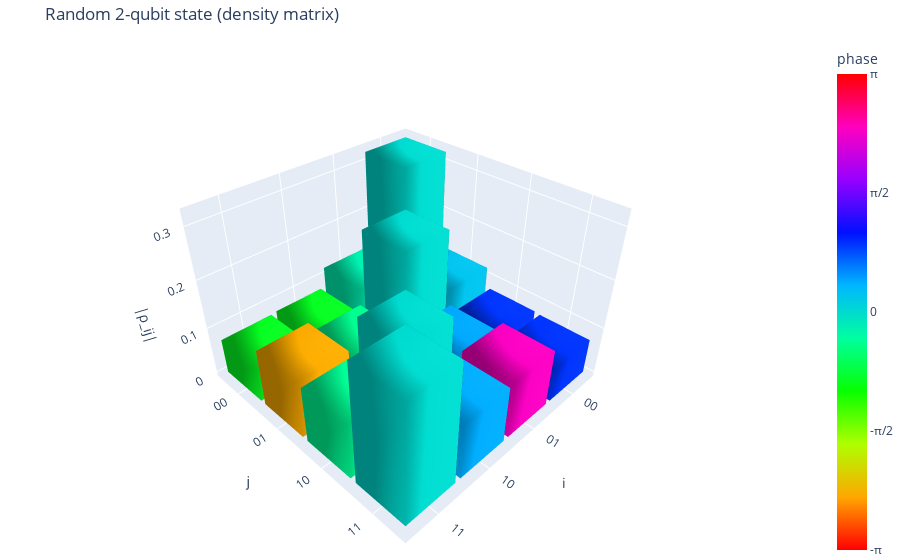

Notebook cell for this chart:
### Markdown cell above
### Visualization helpers
Use the histogram helper below to inspect reconstructed density matrices. Include screenshots or exported HTML for a few representative states in your report.

### Code cell
# Demonstration: random 2-qubit density matrix
dim = 4
A = np.random.randn(dim, dim) + 1j * np.random.randn(dim, dim)
rho = A @ A.conj().T
rho = rho / np.trace(rho)  # normalize

labels = ["00", "01", "10", "11"]
plot_density_matrix_histogram(rho, basis_labels=labels, title="Random 2-qubit state (density matrix)")

### Figure 1 — Plotly figure (JSON) as saved in the notebook; plotly's stock layout.template omitted (floating-point values rounded to 4 significant figures)
{"data": [{"cmax": 3.142, "cmin": -3.142, "colorbar": {"ticktext": ["-π", "-π/2", "0", "π/2", "π"], "tickvals": [-3.142, -1.571, 0, 1.571, 3.142], "title": {"text": "phase "}}, "colorscale": [[0, "#ff0000"], [0.1111, "#ffa700"], [0.2222, "#afff00"], [0.3333, "#08ff00"], [0.4444, "#00ff9f"], [0.5556, "#00b7ff"], [0.6667, "#0010ff"], [0.7778, "#9700ff"], [0.8889, "#ff00bf"], [1, "#ff0000"]], "flatshading": false, "hovertemplate": "i=0, j=0<br>|ρ_ij|=0.321<br>arg(ρ_ij)=0<extra></extra>", "i": [0, 0, 4, 4, 0, 0, 1, 1, 2, 2, 3, 3], "intensity": [0, 0, 0, 0, 0, 0, 0, 0], "j": [1, 2, 5, 6, 1, 5, 2, 6, 3, 7, 0, 4], "k": [2, 3, 6, 7, 5, 4, 6, 5, 7, 6, 4, 7], "lighting": {"ambient": 0.6, "diffuse": 0.7}, "opacity": 1, "showscale": true, "type": "mesh3d", "x": [-0.45, 0.45, 0.45, -0.45, -0.45, 0.45, 0.45, -0.45], "y": [-0.45, -0.45, 0.45, 0.45, -0.45, -0.45, 0.45, 0.45], "z": [0, 0, 0, 0, 0.321, 0.321, 0.321, 0.321]}, {"cmax": 3.142, "cmin": -3.142, "colorscale": [[0, "#ff0000"], [0.1111, "#ffa700"], [0.2222, "#afff00"], [0.3333, "#08ff00"], [0.4444, "#00ff9f"], [0.5556, "#00b7ff"], [0.6667, "#0010ff"], [0.7778, "#9700ff"], [0.8889, "#ff00bf"], [1, "#ff0000"]], "flatshading": false, "hovertemplate": "i=0, j=1<br>|ρ_ij|=0.119<br>arg(ρ_ij)=1/14π<extra></extra>", "i": [0, 0, 4, 4, 0, 0, 1, 1, 2, 2, 3, 3], "intensity": [0.2277, 0.2277, 0.2277, 0.2277, 0.2277, 0.2277, 0.2277, 0.2277], "j": [1, 2, 5, 6, 1, 5, 2, 6, 3, 7, 0, 4], "k": [2, 3, 6, 7, 5, 4, 6, 5, 7, 6, 4, 7], "lighting": {"ambient": 0.6, "diffuse": 0.7}, "opacity": 1, "showscale": false, "type": "mesh3d", "x": [-0.45, 0.45, 0.45, -0.45, -0.45, 0.45, 0.45, -0.45], "y": [0.55, 0.55, 1.45, 1.45, 0.55, 0.55, 1.45, 1.45], "z": [0, 0, 0, 0, 0.119, 0.119, 0.119, 0.119]}, {"cmax": 3.142, "cmin": -3.142, "colorscale": [[0, "#ff0000"], [0.1111, "#ffa700"], [0.2222, "#afff00"], [0.3333, "#08ff00"], [0.4444, "#00ff9f"], [0.5556, "#00b7ff"], [0.6667, "#0010ff"], [0.7778, "#9700ff"], [0.8889, "#ff00bf"], [1, "#ff0000"]], "flatshading": false, "hovertemplate": "i=0, j=2<br>|ρ_ij|=0.076<br>arg(ρ_ij)=2/7π<extra></extra>", "i": [0, 0, 4, 4, 0, 0, 1, 1, 2, 2, 3, 3], "intensity": [0.8937, 0.8937, 0.8937, 0.8937, 0.8937, 0.8937, 0.8937, 0.8937], "j": [1, 2, 5, 6, 1, 5, 2, 6, 3, 7, 0, 4], "k": [2, 3, 6, 7, 5, 4, 6, 5, 7, 6, 4, 7], "lighting": {"ambient": 0.6, "diffuse": 0.7}, "opacity": 1, "showscale": false, "type": "mesh3d", "x": [-0.45, 0.45, 0.45, -0.45, -0.45, 0.45, 0.45, -0.45], "y": [1.55, 1.55, 2.45, 2.45, 1.55, 1.55, 2.45, 2.45], "z": [0, 0, 0, 0, 0.07585, 0.07585, 0.07585, 0.07585]}, {"cmax": 3.142, "cmin": -3.142, "colorscale": [[0, "#ff0000"], [0.1111, "#ffa700"], [0.2222, "#afff00"], [0.3333, "#08ff00"], [0.4444, "#00ff9f"], [0.5556, "#00b7ff"], [0.6667, "#0010ff"], [0.7778, "#9700ff"], [0.8889, "#ff00bf"], [1, "#ff0000"]], "flatshading": false, "hovertemplate": "i=0, j=3<br>|ρ_ij|=0.074<br>arg(ρ_ij)=2/7π<extra></extra>", "i": [0, 0, 4, 4, 0, 0, 1, 1, 2, 2, 3, 3], "intensity": [0.8956, 0.8956, 0.8956, 0.8956, 0.8956, 0.8956, 0.8956, 0.8956], "j": [1, 2, 5, 6, 1, 5, 2, 6, 3, 7, 0, 4], "k": [2, 3, 6, 7, 5, 4, 6, 5, 7, 6, 4, 7], "lighting": {"ambient": 0.6, "diffuse": 0.7}, "opacity": 1, "showscale": false, "type": "mesh3d", "x": [-0.45, 0.45, 0.45, -0.45, -0.45, 0.45, 0.45, -0.45], "y": [2.55, 2.55, 3.45, 3.45, 2.55, 2.55, 3.45, 3.45], "z": [0, 0, 0, 0, 0.07394, 0.07394, 0.07394, 0.07394]}, {"cmax": 3.142, "cmin": -3.142, "colorscale": [[0, "#ff0000"], [0.1111, "#ffa700"], [0.2222, "#afff00"], [0.3333, "#08ff00"], [0.4444, "#00ff9f"], [0.5556, "#00b7ff"], [0.6667, "#0010ff"], [0.7778, "#9700ff"], [0.8889, "#ff00bf"], [1, "#ff0000"]], "flatshading": false, "hovertemplate": "i=1, j=0<br>|ρ_ij|=0.119<br>arg(ρ_ij)=-1/14π<extra></extra>", "i": [0, 0, 4, 4, 0, 0, 1, 1, 2, 2, 3, 3], "intensity": [-0.2277, -0.2277, -0.2277, -0.2277, -0.2277, -0.2277, -0.2277, -0.2277], "j": [1, 2, 5, 6, 1, 5, 2, 6, 3, 7, 0, 4], "k": [2, 3, 6, 7, 5, 4, 6, 5, 7, 6, 4, 7], "lighting": {"ambient": 0.6, "diffuse": 0.7}, "opacity": 1, "showscale": false, "type": "mesh3d", "x": [0.55, 1.45, 1.45, 0.55, 0.55, 1.45, 1.45, 0.55], "y": [-0.45, -0.45, 0.45, 0.45, -0.45, -0.45, 0.45, 0.45], "z": [0, 0, 0, 0, 0.119, 0.119, 0.119, 0.119]}, {"cmax": 3.142, "cmin": -3.142, "colorscale": [[0, "#ff0000"], [0.1111, "#ffa700"], [0.2222, "#afff00"], [0.3333, "#08ff00"], [0.4444, "#00ff9f"], [0.5556, "#00b7ff"], [0.6667, "#0010ff"], [0.7778, "#9700ff"], [0.8889, "#ff00bf"], [1, "#ff0000"]], "flatshading": false, "hovertemplate": "i=1, j=1<br>|ρ_ij|=0.249<br>arg(ρ_ij)=0<extra></extra>", "i": [0, 0, 4, 4, 0, 0, 1, 1, 2, 2, 3, 3], "intensity": [0, 0, 0, 0, 0, 0, 0, 0], "j": [1, 2, 5, 6, 1, 5, 2, 6, 3, 7, 0, 4], "k": [2, 3, 6, 7, 5, 4, 6, 5, 7, 6, 4, 7], "lighting": {"ambient": 0.6, "diffuse": 0.7}, "opacity": 1, "showscale": false, "type": "mesh3d", "x": [0.55, 1.45, 1.45, 0.55, 0.55, 1.45, 1.45, 0.55], "y": [0.55, 0.55, 1.45, 1.45, 0.55, 0.55, 1.45, 1.45], "z": [0, 0, 0, 0, 0.2488, 0.2488, 0.2488, 0.2488]}, {"cmax": 3.142, "cmin": -3.142, "colorscale": [[0, "#ff0000"], [0.1111, "#ffa700"], [0.2222, "#afff00"], [0.3333, "#08ff00"], [0.4444, "#00ff9f"], [0.5556, "#00b7ff"], [0.6667, "#0010ff"], [0.7778, "#9700ff"], [0.8889, "#ff00bf"], [1, "#ff0000"]], "flatshading": false, "hovertemplate": "i=1, j=2<br>|ρ_ij|=0.096<br>arg(ρ_ij)=2/15π<extra></extra>", "i": [0, 0, 4, 4, 0, 0, 1, 1, 2, 2, 3, 3], "intensity": [0.4175, 0.4175, 0.4175, 0.4175, 0.4175, 0.4175, 0.4175, 0.4175], "j": [1, 2, 5, 6, 1, 5, 2, 6, 3, 7, 0, 4], "k": [2, 3, 6, 7, 5, 4, 6, 5, 7, 6, 4, 7], "lighting": {"ambient": 0.6, "diffuse": 0.7}, "opacity": 1, "showscale": false, "type": "mesh3d", "x": [0.55, 1.45, 1.45, 0.55, 0.55, 1.45, 1.45, 0.55], "y": [1.55, 1.55, 2.45, 2.45, 1.55, 1.55, 2.45, 2.45], "z": [0, 0, 0, 0, 0.09647, 0.09647, 0.09647, 0.09647]}, {"cmax": 3.142, "cmin": -3.142, "colorscale": [[0, "#ff0000"], [0.1111, "#ffa700"], [0.2222, "#afff00"], [0.3333, "#08ff00"], [0.4444, "#00ff9f"], [0.5556, "#00b7ff"], [0.6667, "#0010ff"], [0.7778, "#9700ff"], [0.8889, "#ff00bf"], [1, "#ff0000"]], "flatshading": false, "hovertemplate": "i=1, j=3<br>|ρ_ij|=0.119<br>arg(ρ_ij)=10/13π<extra></extra>", "i": [0, 0, 4, 4, 0, 0, 1, 1, 2, 2, 3, 3], "intensity": [2.408, 2.408, 2.408, 2.408, 2.408, 2.408, 2.408, 2.408], "j": [1, 2, 5, 6, 1, 5, 2, 6, 3, 7, 0, 4], "k": [2, 3, 6, 7, 5, 4, 6, 5, 7, 6, 4, 7], "lighting": {"ambient": 0.6, "diffuse": 0.7}, "opacity": 1, "showscale": false, "type": "mesh3d", "x": [0.55, 1.45, 1.45, 0.55, 0.55, 1.45, 1.45, 0.55], "y": [2.55, 2.55, 3.45, 3.45, 2.55, 2.55, 3.45, 3.45], "z": [0, 0, 0, 0, 0.1186, 0.1186, 0.1186, 0.1186]}, {"cmax": 3.142, "cmin": -3.142, "colorscale": [[0, "#ff0000"], [0.1111, "#ffa700"], [0.2222, "#afff00"], [0.3333, "#08ff00"], [0.4444, "#00ff9f"], [0.5556, "#00b7ff"], [0.6667, "#0010ff"], [0.7778, "#9700ff"], [0.8889, "#ff00bf"], [1, "#ff0000"]], "flatshading": false, "hovertemplate": "i=2, j=0<br>|ρ_ij|=0.076<br>arg(ρ_ij)=-2/7π<extra></extra>", "i": [0, 0, 4, 4, 0, 0, 1, 1, 2, 2, 3, 3], "intensity": [-0.8937, -0.8937, -0.8937, -0.8937, -0.8937, -0.8937, -0.8937, -0.8937], "j": [1, 2, 5, 6, 1, 5, 2, 6, 3, 7, 0, 4], "k": [2, 3, 6, 7, 5, 4, 6, 5, 7, 6, 4, 7], "lighting": {"ambient": 0.6, "diffuse": 0.7}, "opacity": 1, "showscale": false, "type": "mesh3d", "x": [1.55, 2.45, 2.45, 1.55, 1.55, 2.45, 2.45, 1.55], "y": [-0.45, -0.45, 0.45, 0.45, -0.45, -0.45, 0.45, 0.45], "z": [0, 0, 0, 0, 0.07585, 0.07585, 0.07585, 0.07585]}, {"cmax": 3.142, "cmin": -3.142, "colorscale": [[0, "#ff0000"], [0.1111, "#ffa700"], [0.2222, "#afff00"], [0.3333, "#08ff00"], [0.4444, "#00ff9f"], [0.5556, "#00b7ff"], [0.6667, "#0010ff"], [0.7778, "#9700ff"], [0.8889, "#ff00bf"], [1, "#ff0000"]], "flatshading": false, "hovertemplate": "i=2, j=1<br>|ρ_ij|=0.096<br>arg(ρ_ij)=-2/15π<extra></extra>", "i": [0, 0, 4, 4, 0, 0, 1, 1, 2, 2, 3, 3], "intensity": [-0.4175, -0.4175, -0.4175, -0.4175, -0.4175, -0.4175, -0.4175, -0.4175], "j": [1, 2, 5, 6, 1, 5, 2, 6, 3, 7, 0, 4], "k": [2, 3, 6, 7, 5, 4, 6, 5, 7, 6, 4, 7], "lighting": {"ambient": 0.6, "diffuse": 0.7}, "opacity": 1, "showscale": false, "type": "mesh3d", "x": [1.55, 2.45, 2.45, 1.55, 1.55, 2.45, 2.45, 1.55], "y": [0.55, 0.55, 1.45, 1.45, 0.55, 0.55, 1.45, 1.45], "z": [0, 0, 0, 0, 0.09647, 0.09647, 0.09647, 0.09647]}, {"cmax": 3.142, "cmin": -3.142, "colorscale": [[0, "#ff0000"], [0.1111, "#ffa700"], [0.2222, "#afff00"], [0.3333, "#08ff00"], [0.4444, "#00ff9f"], [0.5556, "#00b7ff"], [0.6667, "#0010ff"], [0.7778, "#9700ff"], [0.8889, "#ff00bf"], [1, "#ff0000"]], "flatshading": false, "hovertemplate": "i=2, j=2<br>|ρ_ij|=0.187<br>arg(ρ_ij)=0<extra></extra>", "i": [0, 0, 4, 4, 0, 0, 1, 1, 2, 2, 3, 3], "intensity": [0, 0, 0, 0, 0, 0, 0, 0], "j": [1, 2, 5, 6, 1, 5, 2, 6, 3, 7, 0, 4], "k": [2, 3, 6, 7, 5, 4, 6, 5, 7, 6, 4, 7], "lighting": {"ambient": 0.6, "diffuse": 0.7}, "opacity": 1, "showscale": false, "type": "mesh3d", "x": [1.55, 2.45, 2.45, 1.55, 1.55, 2.45, 2.45, 1.55], "y": [1.55, 1.55, 2.45, 2.45, 1.55, 1.55, 2.45, 2.45], "z": [0, 0, 0, 0, 0.1872, 0.1872, 0.1872, 0.1872]}, {"cmax": 3.142, "cmin": -3.142, "colorscale": [[0, "#ff0000"], [0.1111, "#ffa700"], [0.2222, "#afff00"], [0.3333, "#08ff00"], [0.4444, "#00ff9f"], [0.5556, "#00b7ff"], [0.6667, "#0010ff"], [0.7778, "#9700ff"], [0.8889, "#ff00bf"], [1, "#ff0000"]], "flatshading": false, "hovertemplate": "i=2, j=3<br>|ρ_ij|=0.116<br>arg(ρ_ij)=1/8π<extra></extra>", "i": [0, 0, 4, 4, 0, 0, 1, 1, 2, 2, 3, 3], "intensity": [0.3987, 0.3987, 0.3987, 0.3987, 0.3987, 0.3987, 0.3987, 0.3987], "j": [1, 2, 5, 6, 1, 5, 2, 6, 3, 7, 0, 4], "k": [2, 3, 6, 7, 5, 4, 6, 5, 7, 6, 4, 7], "lighting": {"ambient": 0.6, "diffuse": 0.7}, "opacity": 1, "showscale": false, "type": "mesh3d", "x": [1.55, 2.45, 2.45, 1.55, 1.55, 2.45, 2.45, 1.55], "y": [2.55, 2.55, 3.45, 3.45, 2.55, 2.55, 3.45, 3.45], "z": [0, 0, 0, 0, 0.1159, 0.1159, 0.1159, 0.1159]}, {"cmax": 3.142, "cmin": -3.142, "colorscale": [[0, "#ff0000"], [0.1111, "#ffa700"], [0.2222, "#afff00"], [0.3333, "#08ff00"], [0.4444, "#00ff9f"], [0.5556, "#00b7ff"], [0.6667, "#0010ff"], [0.7778, "#9700ff"], [0.8889, "#ff00bf"], [1, "#ff0000"]], "flatshading": false, "hovertemplate": "i=3, j=0<br>|ρ_ij|=0.074<br>arg(ρ_ij)=-2/7π<extra></extra>", "i": [0, 0, 4, 4, 0, 0, 1, 1, 2, 2, 3, 3], "intensity": [-0.8956, -0.8956, -0.8956, -0.8956, -0.8956, -0.8956, -0.8956, -0.8956], "j": [1, 2, 5, 6, 1, 5, 2, 6, 3, 7, 0, 4], "k": [2, 3, 6, 7, 5, 4, 6, 5, 7, 6, 4, 7], "lighting": {"ambient": 0.6, "diffuse": 0.7}, "opacity": 1, "showscale": false, "type": "mesh3d", "x": [2.55, 3.45, 3.45, 2.55, 2.55, 3.45, 3.45, 2.55], "y": [-0.45, -0.45, 0.45, 0.45, -0.45, -0.45, 0.45, 0.45], "z": [0, 0, 0, 0, 0.07394, 0.07394, 0.07394, 0.07394]}, {"cmax": 3.142, "cmin": -3.142, "colorscale": [[0, "#ff0000"], [0.1111, "#ffa700"], [0.2222, "#afff00"], [0.3333, "#08ff00"], [0.4444, "#00ff9f"], [0.5556, "#00b7ff"], [0.6667, "#0010ff"], [0.7778, "#9700ff"], [0.8889, "#ff00bf"], [1, "#ff0000"]], "flatshading": false, "hovertemplate": "i=3, j=1<br>|ρ_ij|=0.119<br>arg(ρ_ij)=-10/13π<extra></extra>", "i": [0, 0, 4, 4, 0, 0, 1, 1, 2, 2, 3, 3], "intensity": [-2.408, -2.408, -2.408, -2.408, -2.408, -2.408, -2.408, -2.408], "j": [1, 2, 5, 6, 1, 5, 2, 6, 3, 7, 0, 4], "k": [2, 3, 6, 7, 5, 4, 6, 5, 7, 6, 4, 7], "lighting": {"ambient": 0.6, "diffuse": 0.7}, "opacity": 1, "showscale": false, "type": "mesh3d", "x": [2.55, 3.45, 3.45, 2.55, 2.55, 3.45, 3.45, 2.55], "y": [0.55, 0.55, 1.45, 1.45, 0.55, 0.55, 1.45, 1.45], "z": [0, 0, 0, 0, 0.1186, 0.1186, 0.1186, 0.1186]}, {"cmax": 3.142, "cmin": -3.142, "colorscale": [[0, "#ff0000"], [0.1111, "#ffa700"], [0.2222, "#afff00"], [0.3333, "#08ff00"], [0.4444, "#00ff9f"], [0.5556, "#00b7ff"], [0.6667, "#0010ff"], [0.7778, "#9700ff"], [0.8889, "#ff00bf"], [1, "#ff0000"]], "flatshading": false, "hovertemplate": "i=3, j=2<br>|ρ_ij|=0.116<br>arg(ρ_ij)=-1/8π<extra></extra>", "i": [0, 0, 4, 4, 0, 0, 1, 1, 2, 2, 3, 3], "intensity": [-0.3987, -0.3987, -0.3987, -0.3987, -0.3987, -0.3987, -0.3987, -0.3987], "j": [1, 2, 5, 6, 1, 5, 2, 6, 3, 7, 0, 4], "k": [2, 3, 6, 7, 5, 4, 6, 5, 7, 6, 4, 7], "lighting": {"ambient": 0.6, "diffuse": 0.7}, "opacity": 1, "showscale": false, "type": "mesh3d", "x": [2.55, 3.45, 3.45, 2.55, 2.55, 3.45, 3.45, 2.55], "y": [1.55, 1.55, 2.45, 2.45, 1.55, 1.55, 2.45, 2.45], "z": [0, 0, 0, 0, 0.1159, 0.1159, 0.1159, 0.1159]}, {"cmax": 3.142, "cmin": -3.142, "colorscale": [[0, "#ff0000"], [0.1111, "#ffa700"], [0.2222, "#afff00"], [0.3333, "#08ff00"], [0.4444, "#00ff9f"], [0.5556, "#00b7ff"], [0.6667, "#0010ff"], [0.7778, "#9700ff"], [0.8889, "#ff00bf"], [1, "#ff0000"]], "flatshading": false, "hovertemplate": "i=3, j=3<br>|ρ_ij|=0.243<br>arg(ρ_ij)=0<extra></extra>", "i": [0, 0, 4, 4, 0, 0, 1, 1, 2, 2, 3, 3], "intensity": [0, 0, 0, 0, 0, 0, 0, 0], "j": [1, 2, 5, 6, 1, 5, 2, 6, 3, 7, 0, 4], "k": [2, 3, 6, 7, 5, 4, 6, 5, 7, 6, 4, 7], "lighting": {"ambient": 0.6, "diffuse": 0.7}, "opacity": 1, "showscale": false, "type": "mesh3d", "x": [2.55, 3.45, 3.45, 2.55, 2.55, 3.45, 3.45, 2.55], "y": [2.55, 2.55, 3.45, 3.45, 2.55, 2.55, 3.45, 3.45], "z": [0, 0, 0, 0, 0.2431, 0.2431, 0.2431, 0.2431]}], "layout": {"margin": {"b": 0, "l": 0, "r": 0, "t": 40}, "scene": {"aspectratio": {"x": 1, "y": 1, "z": 0.7}, "xaxis": {"tickmode": "array", "ticktext": ["00", "01", "10", "11"], "tickvals": [0, 1, 2, 3], "title": {"text": "i"}}, "yaxis": {"tickmode": "array", "ticktext": ["00", "01", "10", "11"], "tickvals": [0, 1, 2, 3], "title": {"text": "j"}}, "zaxis": {"title": {"text": "|ρ_ij|"}}}, "title": {"text": "Random 2-qubit state (density matrix)"}}}
